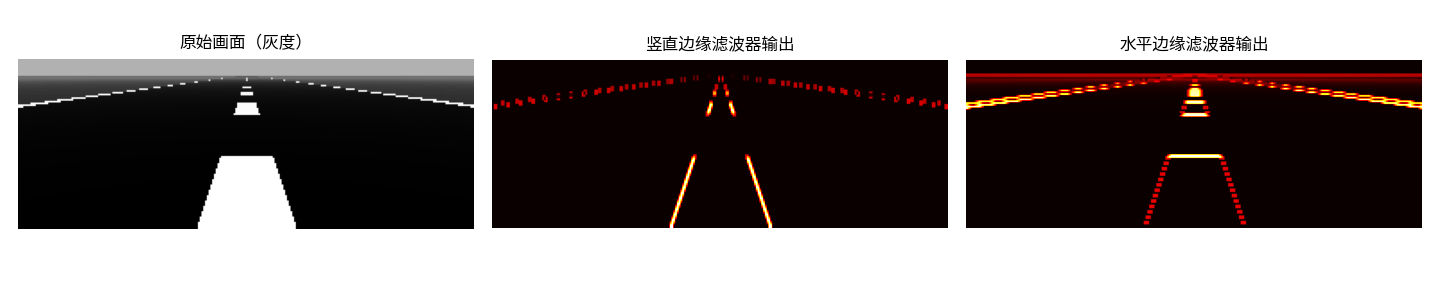

This figure's Python source:
"""迷你卷积演示（纯 numpy）

目的：亲眼看清 CNN 的核心运算 —— 卷积（convolution）到底在做什么。

内容：
  1) 用一个 3x3 的小滤波器，在 8x8 的小图上滑动，手算出结果
  2) 对比参数量：卷积 vs 全连接，看卷积有多"省"
  3) 拿我们仿真相机拍的真实画面，用边缘滤波器找车道线

运行：
    cd OpenBot/sim && python3 tiny_cnn.py
输出：
    tiny_cnn.png
"""

import numpy as np

from camera import Camera
from state import State
from world import World


# ======================================================================
# 1. 卷积：一个小窗口在图上滑动，每到一处做"逐元素相乘再求和"
# ======================================================================
def conv2d(image, kernel, stride=1):
    """最朴素的二维卷积。image: (H,W)，kernel: (kh,kw)。"""
    kh, kw = kernel.shape
    out_h = (image.shape[0] - kh) // stride + 1
    out_w = (image.shape[1] - kw) // stride + 1
    out = np.zeros((out_h, out_w))
    for i in range(out_h):
        for j in range(out_w):
            patch = image[i * stride : i * stride + kh, j * stride : j * stride + kw]
            out[i, j] = np.sum(patch * kernel)   # 逐元素乘，再全部加起来 -> 一个数
    return out


def demo_small():
    print("=" * 60)
    print("1) 小实验：3x3 滤波器 在 8x8 图上滑动")
    print("=" * 60)

    # 一张小图：中间有一条亮竖线（模拟"车道线"）
    img = np.zeros((8, 8))
    img[:, 4] = 1.0
    print("\n输入图像（0=黑，1=白），第 4 列是亮竖线：")
    print(img.astype(int))

    # 竖直边缘滤波器：左边 -1，右边 +1
    kernel = np.array([
        [-1, 0, 1],
        [-1, 0, 1],
        [-1, 0, 1],
    ], dtype=float)
    print("\n滤波器（检测'竖直边缘'）：")
    print(kernel.astype(int))

    out = conv2d(img, kernel)
    print("\n输出（特征图）：")
    print(out.astype(int))
    print("\n注意：亮竖线两侧出现了 +3 / -3 —— 滤波器'看到'了边缘！")
    print("这就是卷积：用一个模板去图里找它认识的图案。")

    # 参数量对比
    n_conv = kernel.size
    n_fc = img.size * out.size   # 若用全连接：输入 64 -> 输出 36
    print(f"\n参数量对比：")
    print(f"  卷积（3x3 滤波器，权重共享）      : {n_conv} 个权重")
    print(f"  全连接（64 输入 -> 36 输出）      : {n_fc} 个权重")
    print(f"  -> 卷积省了 {n_fc / n_conv:.0f} 倍，而且位置无关！")


# ======================================================================
# 2. 用真实相机画面做边缘检测
# ======================================================================
def demo_real_frame():
    print("\n" + "=" * 60)
    print("2) 真实仿真画面 + 边缘滤波")
    print("=" * 60)

    world = World(road_half_width=0.9)
    camera = Camera(image_size=(96, 256))
    state = State(x=0.0, y=0.0, theta=0.0)

    img = camera.render(state, world)          # (96, 256, 3) float [0,1]
    gray = img.mean(axis=2)                    # 转灰度 (96, 256)

    k_vert = np.array([[-1, 0, 1], [-1, 0, 1], [-1, 0, 1]], float)   # 竖直边缘
    k_horz = np.array([[-1, -1, -1], [0, 0, 0], [1, 1, 1]], float)   # 水平边缘

    fv = np.abs(conv2d(gray, k_vert))
    fh = np.abs(conv2d(gray, k_horz))
    print(f"输入灰度图形状: {gray.shape}")
    print(f"竖直边缘特征图形状: {fv.shape}  -> 高亮'车道线/路沿'")
    print(f"水平边缘特征图形状: {fh.shape}  -> 高亮'地平线/横向变化'")

    # 保存对比图
    import matplotlib

    matplotlib.use("Agg")
    import matplotlib.pyplot as plt

    plt.rcParams["font.sans-serif"] = ["Noto Sans CJK JP", "DejaVu Sans"]
    plt.rcParams["axes.unicode_minus"] = False

    fig, axes = plt.subplots(1, 3, figsize=(12, 2.4))
    axes[0].imshow(gray, cmap="gray")
    axes[0].set_title("原始画面（灰度）", fontsize=10)
    axes[1].imshow(fv, cmap="hot")
    axes[1].set_title("竖直边缘滤波器输出", fontsize=10)
    axes[2].imshow(fh, cmap="hot")
    axes[2].set_title("水平边缘滤波器输出", fontsize=10)
    for ax in axes:
        ax.axis("off")
    fig.tight_layout()
    fig.savefig("tiny_cnn.png", dpi=120)
    print("已保存 tiny_cnn.png")


if __name__ == "__main__":
    demo_small()
    demo_real_frame()
